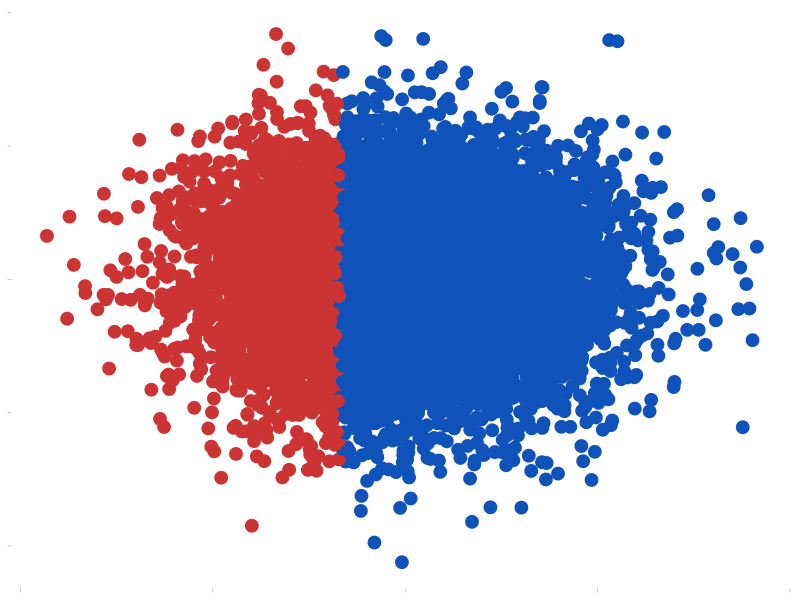
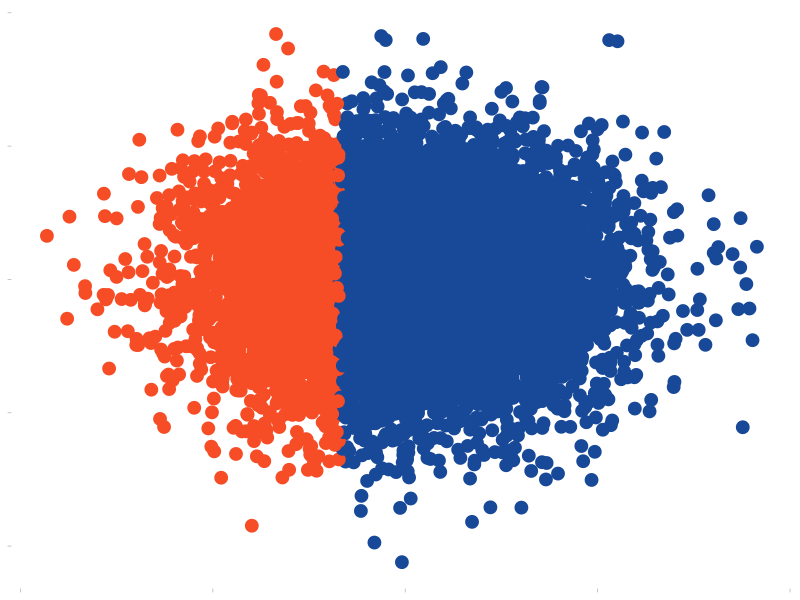
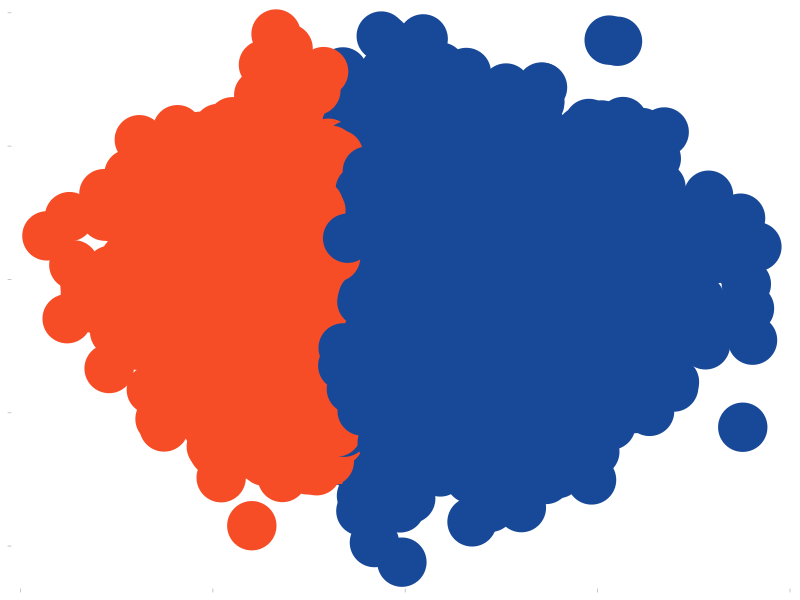

R code for these plots, in order:
library(tidyverse)
dataset = tibble::tibble(
  y = rnorm(10000),
  x = rnorm(10000))

xsum = summary(dataset$x)
ysum = summary(dataset$y)

dataset = dataset %>%
  mutate(g = if_else(x < xsum[2], "a", "b" ))


data("mtcars")
orig_blue <- "0035A1"
fire_engine = "#CE2029"
persian = "#cc3333"
zaphire="#0F52BA"
egyptian = "#1034A6"
blue = "#184998"
red = "#f74d27"
gold = "#f8d60b"
ggplot(dataset) +
  #geom_point(aes(mpg,disp, group=cyl), size=4, color="black", alpha=1/1, show.legend = FALSE) +
  geom_point(aes(x,y, group=y, color=factor(g)), size=4, alpha=1/1, show.legend = FALSE) +
  scale_color_manual(values=c(persian, zaphire, gold)) +
  theme_light() +
  theme(
    panel.grid = element_blank(),
    panel.border = element_blank(),
    axis.title = element_blank(),
    axis.text = element_blank()
  )

ggplot(dataset) +
  #geom_point(aes(mpg,disp, group=cyl), size=4, color="black", alpha=1/1, show.legend = FALSE) +
  geom_point(aes(x,y, group=y, color=factor(g)), size=4, alpha=1/1, show.legend = FALSE) +
  scale_color_manual(values=c(red, blue, gold)) +
  theme_light() +
  theme(
    panel.grid = element_blank(),
    panel.border = element_blank(),
    axis.title = element_blank(),
    axis.text = element_blank()
  )
ggplot(dataset) +
  #geom_point(aes(mpg,disp, group=cyl), size=4, color="black", alpha=1/1, show.legend = FALSE) +
  geom_point(aes(x,y, group=y, color=factor(g)), size=16, alpha=1/1, show.legend = FALSE) +
  scale_color_manual(values=c(red, blue, "#cfb53b")) +
  theme_light() +
  theme(
    panel.grid = element_blank(),
    panel.border = element_blank(),
    axis.title = element_blank(),
    axis.text = element_blank()
  )
